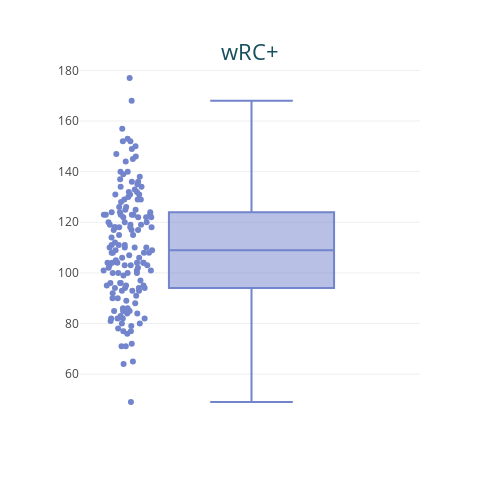

Notebook code for this chart:
### Markdown cell above
### Row 1 - Tab 1

### Code cell
fig_11 = px.box(
    df.query("Season==2023"),
    y = "wRC+",
    points="all",
    hover_name = "Name",
    height = 500,
    width = 500,
)

fig_11.update_traces(marker=dict(color="#7284cc"))

fig_11.update_layout(
    title=dict(text="wRC+", font=dict(size=22), automargin=True, yref='paper'),
    title_font_color="#164f5e",
    yaxis=dict(title=""),
    xaxis=dict(title="")
)

### Figure 1 — Plotly figure (JSON) as saved in the notebook; plotly's stock layout.template omitted (floating-point values rounded to 4 significant figures; data arrays with more than 128 entries replaced by an {"elided": "..."} marker saying what was removed)
{"data": [{"alignmentgroup": "True", "boxpoints": "all", "hovertemplate": "<b>%{hovertext}</b><br><br>wRC+=%{y}<extra></extra>", "hovertext": {"elided": "151 str values"}, "legendgroup": "", "marker": {"color": "#7284cc"}, "name": "", "notched": false, "offsetgroup": "", "orientation": "v", "showlegend": false, "type": "box", "x0": " ", "xaxis": "x", "y": {"elided": "151 int values"}, "y0": " ", "yaxis": "y"}], "layout": {"boxmode": "group", "height": 500, "legend": {"tracegroupgap": 0}, "margin": {"t": 60}, "title": {"automargin": true, "font": {"color": "#164f5e", "size": 22}, "text": "wRC+", "yref": "paper"}, "width": 500, "xaxis": {"anchor": "y", "domain": [0, 1], "title": {"text": ""}}, "yaxis": {"anchor": "x", "domain": [0, 1], "title": {"text": ""}}}}
